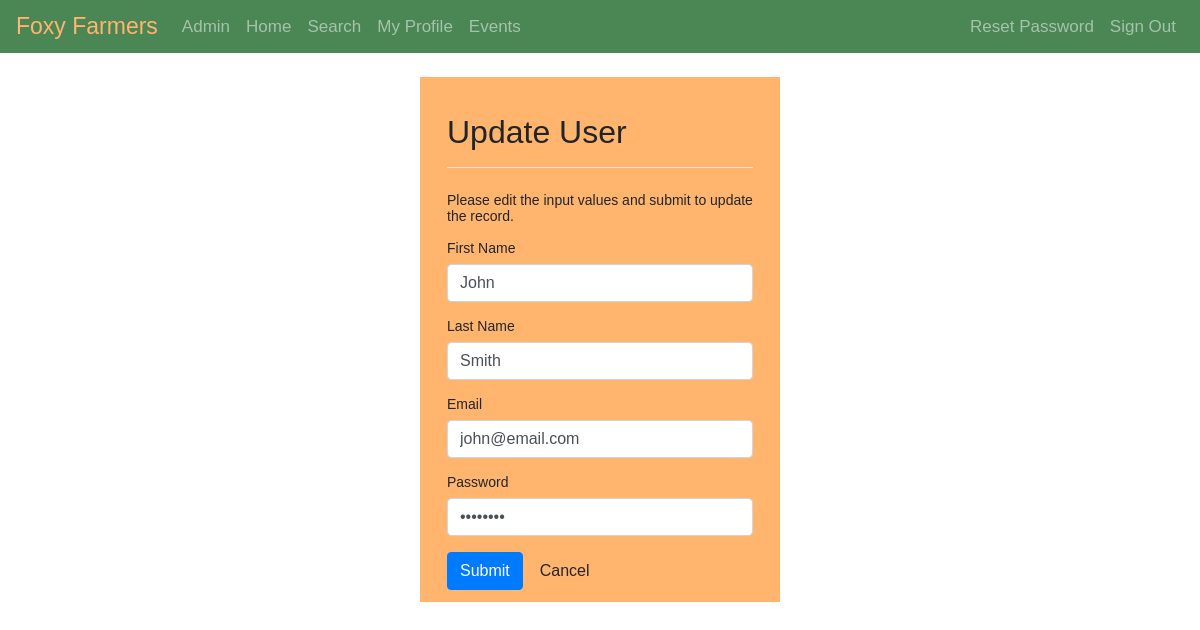
Screenshot of /pages/admin/user-update.php?userID=2 (signed in) with the database file from the repository.
### tables this page shows
CREATE TABLE user (
  userID INT NOT NULL,
  firstName VARCHAR(128) NOT NULL,
  lastName VARCHAR(128) NOT NULL,
  email VARCHAR(128) NOT NULL UNIQUE,
  password VARCHAR(256) NOT NULL,
  dateJoined DATETIME NULL DEFAULT CURRENT_TIMESTAMP, 
  accessLevel ENUM("regular", "premium", "admin") NULL DEFAULT "regular",
  status ENUM("active", "banned", "suspended") NULL DEFAULT "active",
  notifications INT NULL DEFAULT 0
);

### pages/admin/user-update.php (the view, shortened to what this page needs)
<?php
require_once "../../utilities/utility.php";
require_once "../../utilities/config.php";
$firstName = $lastName = $email = $password = "";
$firstName_err = $lastName_err = $email_err = $password_err = "";
if(isset($_POST["userID"]) && !empty($_POST["userID"])){
    $userID = $_POST["userID"];
	if(trim($_POST["firstName"])) {
		$firstName = trim($_POST["firstName"]);
	}
	if(trim($_POST["lastName"])) {
		$lastName = trim($_POST["lastName"]);
	}
	if(empty(trim($_POST["email"]))) {
		$email_err = "Please enter an email address.";
	}
	else {
		$sql = "SELECT userID FROM user WHERE email = '$email';";
		if($stmt = mysqli_prepare($link, $sql)) {
			if(mysqli_stmt_execute($stmt)) {
				mysqli_stmt_store_result($stmt);
			if(mysqli_stmt_num_rows($stmt) == 1) {
				$email_err = "This email is already taken.";
			} else {
				$email = trim($_POST["email"]);
				}
			}
			else {
				echo "Oops! Something went wrong. Please try again later.";
			}
			mysqli_stmt_close($stmt);
		}
	}
	if(empty(trim($_POST["password"]))) {
		$password_err = "Please enter a password.";
	}
	elseif(strlen(trim($_POST["password"])) < 6) {
		$password_err = "Password must have at least 6 characters.";
	}
	else {
		$password = trim($_POST["password"]);
	}
    if(empty($name_err) && empty($address_err) && empty($salary_err)){
        $sql = "UPDATE user SET firstName=?, lastName=?, email=?, password=? WHERE userID=?";
        if($stmt = mysqli_prepare($link, $sql)){
            mysqli_stmt_bind_param($stmt, "ssssi", $param_firstName, $param_lastName, $param_email, $param_password, $param_userID);
            $param_firstName = $firstName;
            $param_lastName = $lastName;
            $param_email = $email;
			$param_password = $password;
            $param_userID = $userID;
            if(mysqli_stmt_execute($stmt)){
                header("location: user-home.php");
                exit();
            } else{
                echo "Something went wrong. Please try again later.";
            }
        }
        mysqli_stmt_close($stmt);
    }
    mysqli_close($link);
} else{
    if(isset($_GET["userID"]) && !empty(trim($_GET["userID"]))){
        $sql = "SELECT * FROM user WHERE userID = ?";
        if($stmt = mysqli_prepare($link, $sql)){
            mysqli_stmt_bind_param($stmt, "i", $param_userID);
            if(mysqli_stmt_execute($stmt)){
                $result = mysqli_stmt_get_result($stmt);
                if(mysqli_num_rows($result) == 1){
                    $row = mysqli_fetch_array($result, MYSQLI_ASSOC);
					$firstName = $row["firstName"];
					$lastName = $row["lastName"];
					$email = $row["email"];
					$password = $row["password"];
                } else{
                    header("location: admin-error.php");
                    exit();
                }
            } else{
                echo "Oops! Something went wrong. Please try again later.";
            }
        }
    }  else{
        header("location: admin-error.php");
        exit();
    }
}
?>
    <div class="wrapper wrapper-admin-narrow">
        <div class="container-fluid">
            <div class="row">
                <div class="col-md-12">
                    <div class="pb-2 mt-4 mb-4 border-bottom">
                        <h2>Update User</h2>
                    </div>
                    <p>Please edit the input values and submit to update the record.</p>
                    <form action="<?php echo htmlspecialchars(basename($_SERVER['REQUEST_URI'])); ?>" method="post">
						<div class="form-group <?php echo (!empty($firstName_err)) ? 'has-error' : ''; ?>">
                            <label>First Name</label>
                            <input type="text" name="firstName" class="form-control" value="<?php echo $firstName; ?>" required>
                        </div>
						<div class="form-group <?php echo (!empty($lastName_err)) ? 'has-error' : ''; ?>">
                            <label>Last Name</label>
                            <input type="text" name="lastName" class="form-control" value="<?php echo $lastName; ?>" required>
                        </div>
 						<div class="form-group">
							<label>Email</label>
                            <input type="email" name="email" class="form-control <?php echo (!empty($email_err)) ? 'is-invalid' : ''; ?>" value="<?php echo $email; ?>" required>
                        </div>
						<div class="form-group">
                            <label>Password</label>
                            <input type="password" name="password" class="form-control <?php echo (!empty($password_err)) ? 'is-invalid' : ''; ?>" value="<?php echo $password; ?>" required>
                        </div>
                        <input type="submit" class="btn btn-primary" value="Submit">
                        <a href="admin-home.php" class="btn btn-default">Cancel</a>
                    </form>
                </div>
            </div>
        </div>
    </div>

### style/style.css (style rules this page uses)
* { -webkit-box-sizing: border-box; -moz-box-sizing: border-box; -ms-box-sizing: border-box; box-sizing: border-box; }
:root { --main-orange-color: rgb(255,181,110); --main-orange-color-inner-shadow: rgba(202, 126, 54, 0.8); --main-orange-color-outer-shadow: rgba(0, 0, 0, 0.5); --main-green-color: hsl(130, 29%, 41%); }
body { font: 14px sans-serif; background-image: url("../images/site-photos/background.png"); background-color: white; background-attachment: fixed; }
.wrapper { width: 30%; padding: 1%; margin: 2% auto; background-color: var(--main-orange-color); }
.navbar { background-color: var(--main-green-color); }
.navbar .navbar-brand { color: var(--main-orange-color); font-size: 23px; }
.navbar .nav-item { font-size: 17px; }

### rows the page displays
user: firstName "John", lastName "Smith", email "john@email.com"
